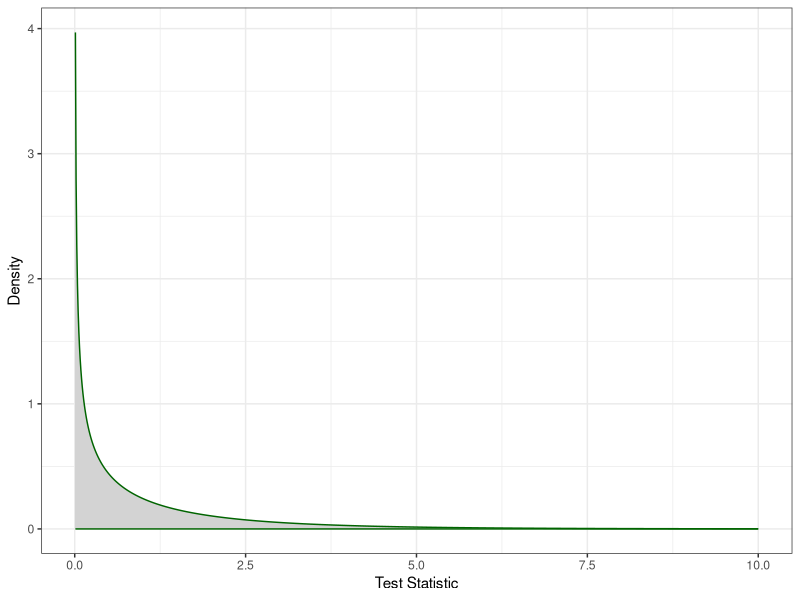

This figure's R source:
## ---- chunk 1
library(knitr)
opts_chunk$set(message = F, 
               warning = F, 
               echo = TRUE, 
               error = F, 
               tidy = F, 
               cache = F, 
               fig.width = 6, 
               fig.height = 4, 
               fig.align = "center", 
               fig.show = "hold", 
               comment = "#>")
options(show.signif.stars = F, 
        digits = 3)
set.seed(42)
take_home <- 0
## ---- chunk 2
library(ggplot2)
test_stats <- seq(.01, 10, by = .01)
densities <- dchisq(test_stats, 1)
qplot(x = test_stats, ymax = densities, ymin = 0, geom = "ribbon") + 
  geom_ribbon(fill = "lightgrey", colour = "darkgreen") + 
  theme_bw() + 
  labs(x = "Test Statistic", y = "Density")
